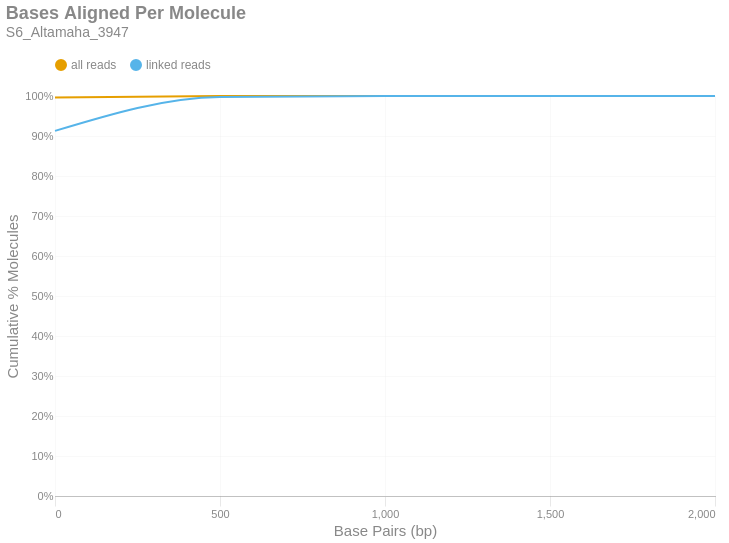

This figure's notebook cell:
### Markdown cell above
### Bases Aligned Per Molecule
This is a cumulative frequency distribution showing the number of base pairs aligned per unique molecule. These data are shown in 500 bp bins. There are two distributions: one with `all reads` (yellow) and another with only `linked reads` (blue). The percent of molecules in the `linked reads` distribution is relative to the total number of linked molecules.

### Code cell
if SKIPLR:
    print_html(f"Skipped")
else:
    binned_df = consolidated_hist(valids['aligned_bp'], mask, 500, True)
    with SafeRender(binned_df):
        (
            density_plot(binned_df, 'Bases Aligned Per Molecule', samplename, 'basesper')
            .encode(
                x=alt.X('bin:Q', title="Base Pairs (bp)").axis(tickMinStep=500).scale(padding=0),
                y=alt.Y('value:Q', title='Cumulative % Molecules')
                    .axis(format='%')
                    .scale(domain = [0,1])
                    .stack(False),
                color=alt.Color("key:N").scale(domain = ["all reads", "linked reads"]),
                tooltip = [
                    alt.Tooltip("key:N", title = "Data Type"),
                    alt.Tooltip("range_label:N", title="Bases Aligned Per Molecule"),
                    alt.Tooltip("value:Q", format = ".2%", title="% Molecules (Cum.)")
                ]
            )
        ).display()

### Figure 1 — Vega-Lite specification as saved in the notebook (floating-point values rounded to 4 significant figures)
{"width": "container", "height": 400, "config": {"title": {"anchor": "start", "dy": -15, "fontSize": 18, "color": "#888888", "subtitleColor": "#888888", "subtitleFontSize": 14}, "arc": {"fill": "#0072B2"}, "axis": {"domainColor": "#888888", "domainWidth": 0.5, "gridWidth": 0.2, "grid": false, "titleFontWeight": 400, "titleFontSize": 15, "labelFontSize": 11, "labelColor": "#888888", "tickColor": "#888888", "tickWidth": 0.2, "titleColor": "#888888"}, "axisBand": {"grid": false}, "axisX": {"grid": true, "tickSize": 10, "domainCap": "round"}, "axisY": {"domain": false, "grid": true, "tickSize": 0, "domainCap": "round"}, "background": "transparent", "header": {"labelFontSize": 15, "labelColor": "#888888", "titleFontSize": 15, "titleFontWeight": 600, "titleColor": "#888888"}, "legend": {"labelFont": "sans-serif", "labelFontSize": 12, "labelColor": "#888888", "symbolSize": 100, "symbolType": "circle", "titleFontSize": 12, "titlePadding": 10, "titleColor": "#888888", "title": null, "orient": "top"}, "range": {"category": ["#E69F00", "#56B4E9", "#009E73", "#F0E442", "#0072B2", "#D55E00", "#CC79A7", "#000000"], "diverging": ["#cfe8f3", "#a2d4ec", "#73bfe2", "#46abdb", "#1696d2", "#12719e"]}, "area": {"fill": "#0072B2", "fillOpacity": 0.7, "line": true, "strokeOpacity": 0.7}, "line": {"color": "#0072B2", "stroke": "#0072B2", "strokeWidth": 2}, "trail": {"color": "#0072B2", "stroke": "#0072B2", "strokeWidth": 0, "size": 1}, "point": {"filled": true, "fillOpacity": 1.0, "size": 95}, "text": {"color": "#888888", "fontSize": 11, "align": "right", "fontWeight": 400, "size": 11}, "bar": {"fill": "#0072B2", "stroke": null}, "view": {"stroke": null, "continuousWidth": 660, "continuousHeight": 400}}, "data": {"name": "data-d62ca08862c738bb607926a3828a80cf"}, "mark": {"type": "line", "interpolate": "monotone", "point": {"opacity": 0, "size": 275}}, "encoding": {"color": {"field": "key", "scale": {"domain": ["all reads", "linked reads"]}, "type": "nominal"}, "tooltip": [{"field": "key", "title": "Data Type", "type": "nominal"}, {"field": "range_label", "title": "Bases Aligned Per Molecule", "type": "nominal"}, {"field": "value", "format": ".2%", "title": "% Molecules (Cum.)", "type": "quantitative"}], "x": {"axis": {"tickMinStep": 500}, "field": "bin", "scale": {"padding": 0}, "title": "Base Pairs (bp)", "type": "quantitative"}, "y": {"axis": {"format": "%"}, "field": "value", "scale": {"domain": [0, 1]}, "stack": false, "title": "Cumulative % Molecules", "type": "quantitative"}}, "params": [{"name": "param_c36ac31b6afebe62", "select": {"type": "point", "fields": ["key"]}, "bind": "legend"}], "title": {"text": "Bases Aligned Per Molecule", "subtitle": "S6_Altamaha_3947"}, "transform": [{"fold": ["all reads (cumsum)", "linked reads (cumsum)"]}, {"calculate": "replace(datum.key, ' (cumsum)', '')", "as": "key"}, {"filter": {"param": "param_c36ac31b6afebe62"}}], "usermeta": {"embedOptions": {"downloadFileName": "S6_Altamaha_3947.basesper"}}, "$schema": "https://vega.github.io/schema/vega-lite/v6.1.0.json", "datasets": {"data-d62ca08862c738bb607926a3828a80cf": [{"bin": "0.0", "interval": "0.0-500.0", "all reads": 0.9963, "linked reads": 0.9128, "all reads (cumsum)": 0.9963, "linked reads (cumsum)": 0.9128, "range_label": "0-499"}, {"bin": "500.0", "interval": "500.0-1000.0", "all reads": 0.003535, "linked reads": 0.08473, "all reads (cumsum)": 0.9999, "linked reads (cumsum)": 0.9975, "range_label": "500-999"}, {"bin": "1000.0", "interval": "1000.0-1500.0", "all reads": 0.0001196, "linked reads": 0.002381, "all reads (cumsum)": 1.0, "linked reads (cumsum)": 0.9999, "range_label": "1000-1499"}, {"bin": "1500.0", "interval": "1500.0-2000.0", "all reads": 5.604e-06, "linked reads": 9.525e-05, "all reads (cumsum)": 1.0, "linked reads (cumsum)": 1.0, "range_label": "1500-1999"}, {"bin": "2000.0", "interval": "2000.0-2500.0", "all reads": 4.67e-07, "linked reads": 1.191e-05, "all reads (cumsum)": 1.0, "linked reads (cumsum)": 1.0, "range_label": "2000-2499"}]}}
